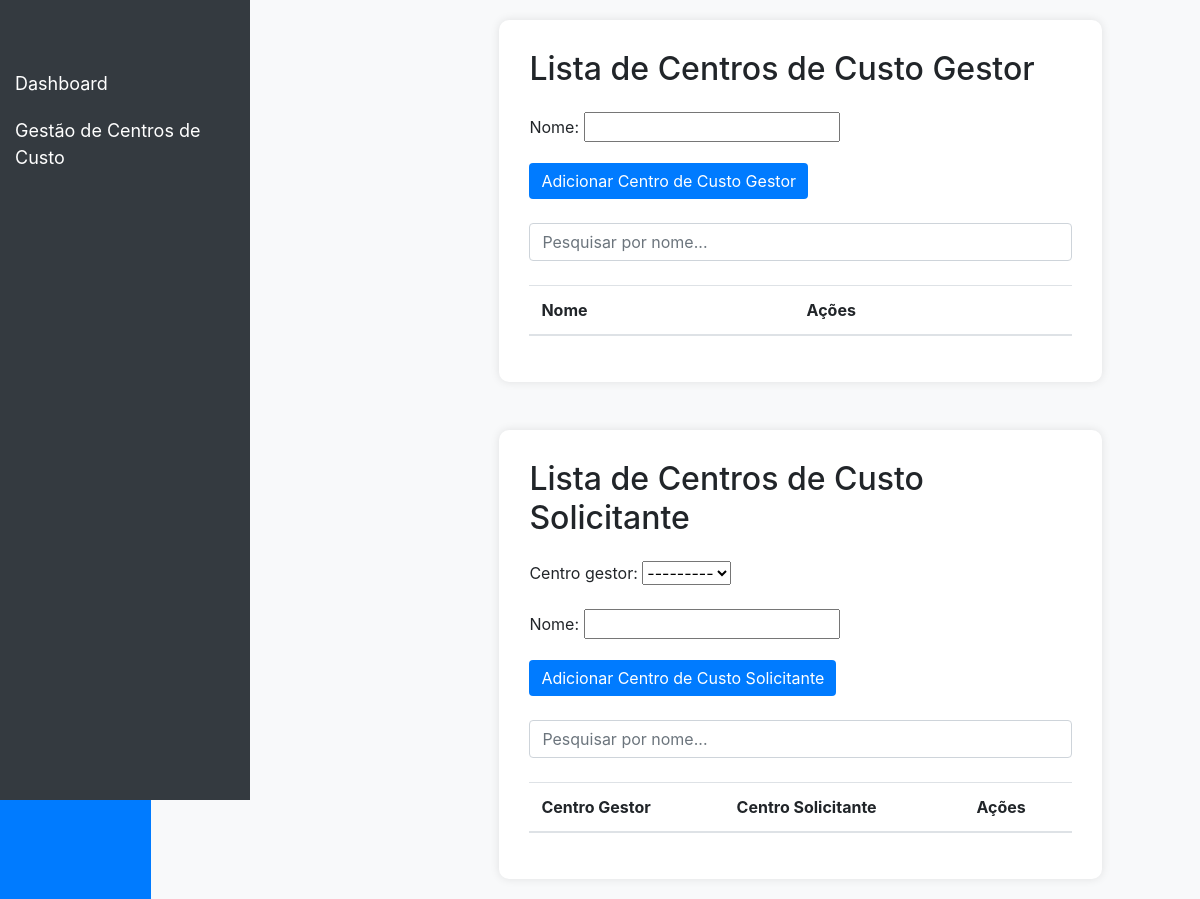
Before: /contratos/centros_de_custo/manage/ with the older database file.
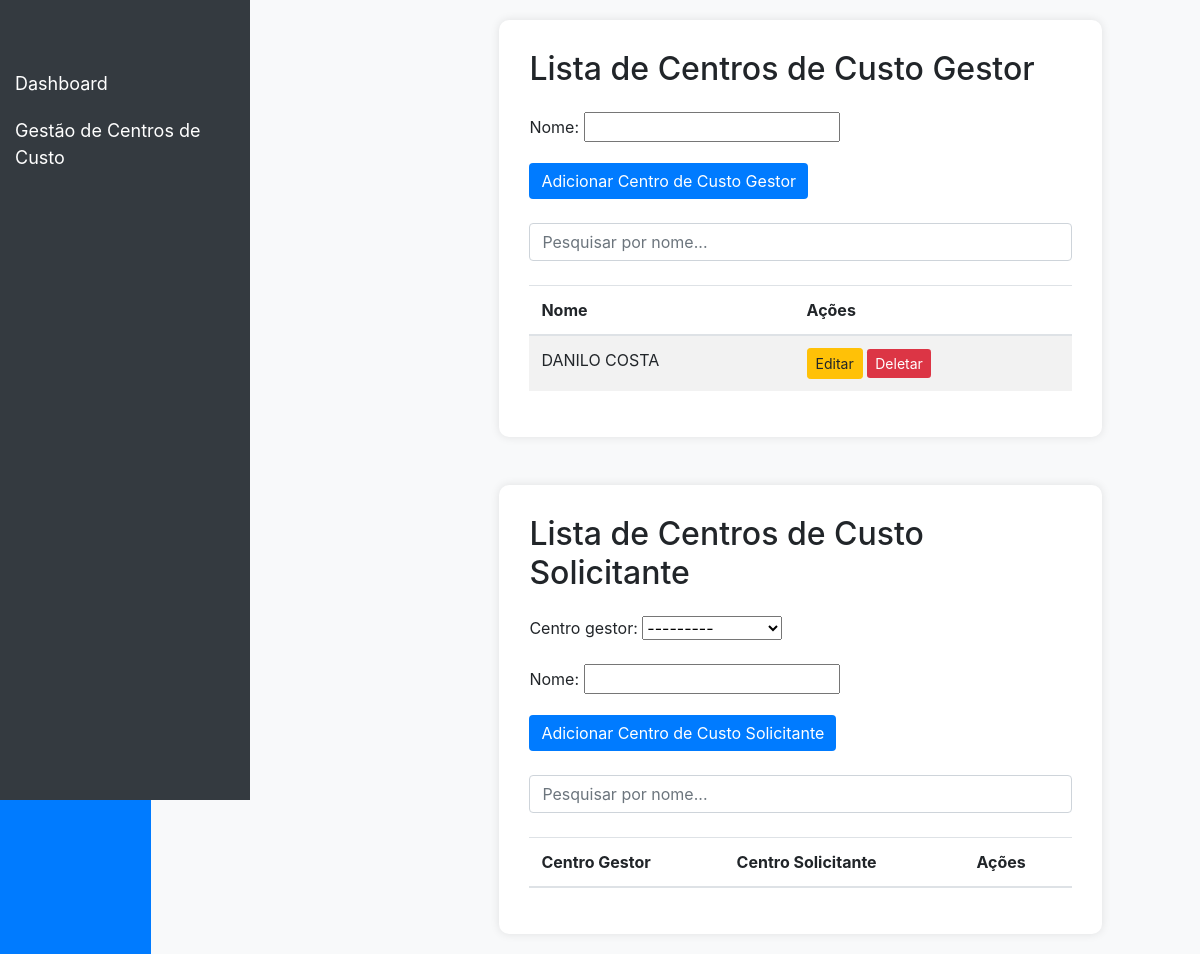
After: the same page with the newer database file.
### contract/models.py (models this page shows)
class CentroDeCustoGestor(models.Model):
    nome = models.CharField(max_length=100)
    def __str__(self):
        return self.nome

### contract/views.py (the view, shortened to what this page needs)
# urls.py: path('centros_de_custo/manage/', CentroDeCustoManageView.as_view(), name='centrodecusto_manage'),
class CentroDeCustoManageView(TemplateView):
    template_name = 'centrodecusto_manage.html'
    def get_context_data(self, **kwargs):
        context = super().get_context_data(**kwargs)
        context['gestor_form'] = CentroDeCustoGestorForm(prefix='gestor')
        context['solicitante_form'] = CentroDeCustoSolicitanteForm(prefix='solicitante')
        context['gestores'] = CentroDeCustoGestor.objects.all()
        context['solicitantes'] = CentroDeCustoSolicitante.objects.all()
        return context

### contract/forms.py
class CentroDeCustoGestorForm(forms.ModelForm):
    class Meta:
        model = CentroDeCustoGestor
        fields = ['nome']
        widgets = {
            'nome': forms.TextInput(attrs={'class': 'form-control', 'placeholder': 'Nome'}),
        }
        labels = {
            'nome': 'Nome',
        }

class CentroDeCustoSolicitanteForm(forms.ModelForm):
    class Meta:
        model = CentroDeCustoSolicitante
        fields = ['centro_gestor', 'nome']
        widgets = {
            'centro_gestor': forms.Select(attrs={'class': 'form-control'}),
            'nome': forms.TextInput(attrs={'class': 'form-control', 'placeholder': 'Nome'}),
        }
        labels = {
            'centro_gestor': 'Centro Gestor',
            'nome': 'Nome',
        }

### contract/templates/centrodecusto_manage.html (shortened to what this page needs)
<!DOCTYPE html>
<html lang="en">
<head>
    <link href="https://stackpath.bootstrapcdn.com/bootstrap/4.5.2/css/bootstrap.min.css" rel="stylesheet">
</head>
<body>
<nav class="navbar navbar-expand-lg navbar-dark">
    <a class="navbar-brand" href="#">Dashboard</a>
</nav>
<div class="sidebar">
    <a href="#">Dashboard</a>
    <button class="dropdown-btn">Gestão de Centros de Custo
    </button>
</div>
<div class="content">
    <div class="container">
        <div class="row justify-content-center">
            <div class="col-md-10">
                <div class="table-container">
                    <h2 class="mb-4">Lista de Centros de Custo Gestor</h2>
                    <div class="mb-4">
                        <form method="post">
                            {{ gestor_form.as_p }}
                            <button type="submit" class="btn btn-primary">Adicionar Centro de Custo Gestor</button>
                        </form>
                    </div>
                    <div class="mb-4">
                        <input type="text" id="searchInputGestor" class="form-control" placeholder="Pesquisar por nome...">
                    </div>
                    <table class="table table-striped">
                        <thead>
                            <tr>
                                <th>Nome</th>
                                <th>Ações</th>
                            </tr>
                        </thead>
                        <tbody id="centrodecustogestorTable">
                            {% for gestor in gestores %}
                            <tr>
                                <td>{{ gestor.nome }}</td>
                                <td>
                                    <a href="{% url 'centrodecustogestor_update' gestor.pk %}" class="btn btn-warning btn-sm">Editar</a>
                                    <a href="{% url 'centrodecustogestor_delete' gestor.pk %}" class="btn btn-danger btn-sm">Deletar</a>
                                </td>
                            </tr>
                            {% endfor %}
                        </tbody>
                    </table>
                </div>
                <div class="table-container mt-5">
                    <h2 class="mb-4">Lista de Centros de Custo Solicitante</h2>
                    <div class="mb-4">
                        <form method="post">
                            {{ solicitante_form.as_p }}
                            <button type="submit" class="btn btn-primary">Adicionar Centro de Custo Solicitante</button>
                        </form>
                    </div>
                    <div class="mb-4">
                        <input type="text" id="searchInputSolicitante" class="form-control" placeholder="Pesquisar por nome...">
                    </div>
                    <table class="table table-striped">
                        <thead>
                            <tr>
                                <th>Centro Gestor</th>
                                <th>Centro Solicitante</th>
                                <th>Ações</th>
                            </tr>
                        </thead>
                    </table>
                </div>
            </div>
        </div>
    </div>
</div>
</body>
</html>

Changed rows visible on the page:
added CentroDeCustoGestor: nome "DANILO COSTA"
